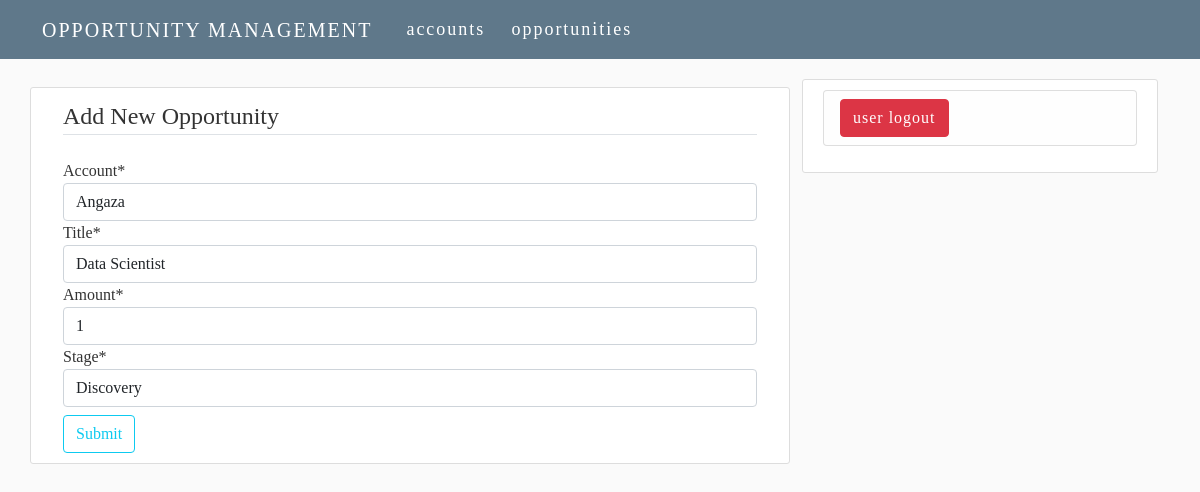
The app's page /opportunity/5/update/ (signed in) with its own data.
### main/models.py (models this page shows, shortened)
class Opportunity(models.Model):
    STAGE = (
        ('Discovery', 'Discovery'),
        ('Proposal Shared', 'Proposal Shared'),
        ('Negotiations', 'Negotiations'),
    )
    account = models.ForeignKey(Account, on_delete=models.CASCADE)
    title = models.CharField(max_length=100)
    amount = models.PositiveSmallIntegerField(default=1)
    stage = models.CharField(choices=STAGE, max_length=150)
    date = models.DateTimeField(default=timezone.now)
    class Meta:
        verbose_name_plural = 'opportunities'

### main/views.py (the view, shortened to what this page needs)
# urls.py: path('opportunity/<int:pk>/update/', OpportunityUpdateView.as_view(), name='opportunity-update'),
class OpportunityUpdateView(LoginRequiredMixin, SuccessMessageMixin, UpdateView):
    model = Opportunity
    fields = ['account', 'title', 'amount', 'stage']
    success_message = 'opportunity updated successfully'

### main/models.py (called while the page is built)
    def __str__(self):
        return self.name

### main/templates/main/opportunity_form.html (shortened to what this page needs)
{% extends "main/base.html" %}
{% load crispy_forms_tags %}
{% block content %}
    <div class=" row content-section">
        <form method="POST">
            <fieldset class="form-group">
                <legend class="border-bottom mb-4">Add New Opportunity</legend>
                {{ form|crispy }}
            </fieldset>
            <div class="form-group mt-2">
                <button class="btn btn-outline-info" type="submit">Submit</button>
            </div>
        </form>
    </div>
{% endblock content %}

### main/static/main/css/main.css (style rules this page uses)
body { background: #fafafa; color: #333333; font-family: 'Roboto Slab', serif !important; }
.content-section { background: #ffffff; padding: 10px 20px; border: 1px solid #dddddd; border-radius: 3px; margin-top: 20px; margin-bottom: 20px; }

### records on screen
Opportunity: account "Angaza", title "Data Scientist", amount "1", stage "Discovery"
